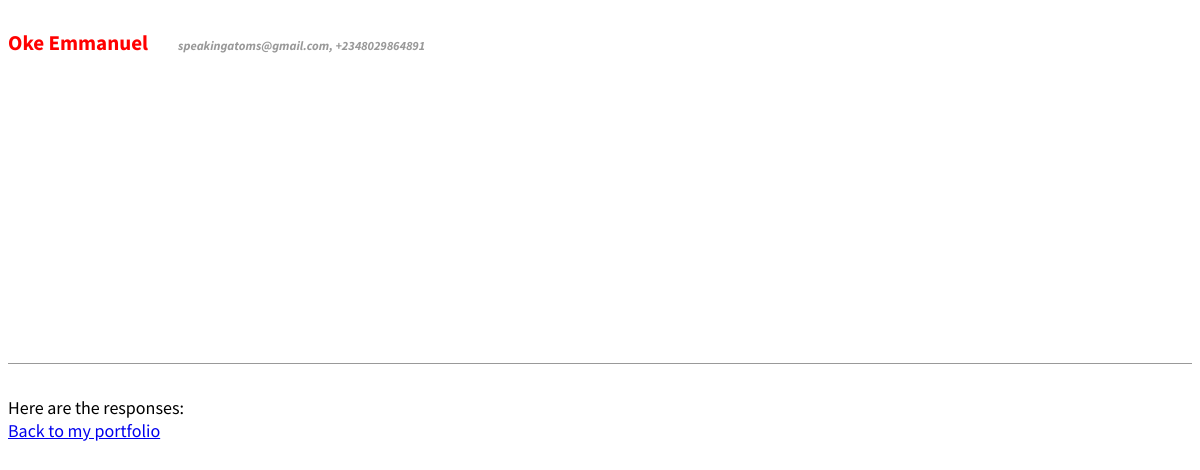
/responses/, run on an earlier commit of the app's database.
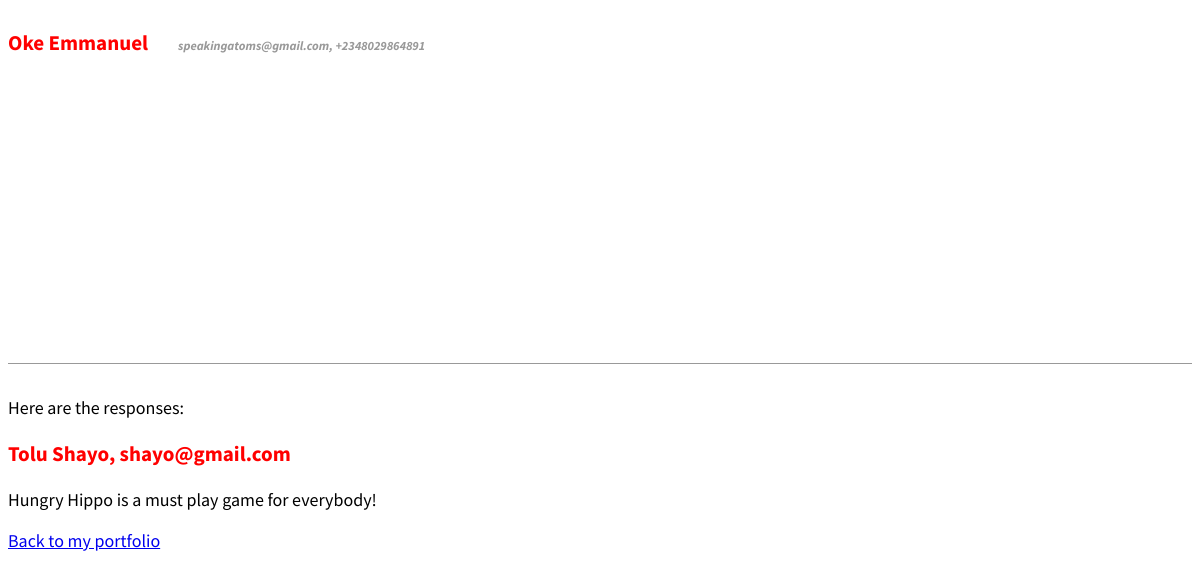
And on a later commit of the database.
### ResumePage/models.py (models this page shows, shortened)
class Contact(models.Model):
    name = models.CharField(max_length=30, null=False, default="")
    email= models.EmailField(max_length=50, null=True, default="")
    message = models.CharField(max_length=400, null=True, default="")

### ResumePage/views.py (the view)
# urls.py: path('responses/', Responses.as_view(), name='responses'),
class Responses(View):
    def get (self, request, *args, **kwargs):
         responses = Contact.objects.all()
         context = {
            'response_list': responses,
         }
         return render (request, 'responses.html', context)

### templates/responses.html
{% extends 'base.html' %}
{% block content %}
<div>
    Here are the responses:
    {% for response in response_list %}
    <div class='post-entry'>
        <h3>{{response.name}}, {{response.email}}</h3>
        <p>{{response.message}}</p>
    </div>
    {% endfor %}
</div>
<a href="{% url 'index' %}"> Back to my portfolio</a>
{% endblock %}

### templates/base.html (shortened to what this page needs)
{% load static %}
<!DOCTYPE html>
<html lnag="en">
<head>
    <link rel='stylesheet' href="{% static 'css/base.css' %}"/>
</head>
<body>
   <header>
       <div style="display:flex; flex-direction: row;" class="nav-left">
            <h3 >Oke Emmanuel</h3> <p style="margin-top:30px; margin-left:30px; display:inline-flex; color:#999; font-style:italic; font-weight:bold; font-size:0.7em;">speakingatoms@gmail.com, +2348029864891</p>
       </div>
       <div  class="nav-right">
           <a href="https://hng.tech/"> <img style="height:30px;" src="https://hng.tech/img/brand-logo.png"></a>
       </div>
   </header>
    <div>
        {% block content %}
        {% endblock%}
    </div>
</body>
</html>

### static/css/base.css (style rules this page uses)
body { font-family: 'Source Sans Pro', sans; font-size: 18px; }
header { border-bottom: 1px solid #999; margin-bottom: 2rem; display: flex; }
header h3 { color: red; text-decoration: none; }
.nav-left { margin-right: auto; }
h3 { color: red; }
.nav-right { display: flex; padding-top: 20rem; }
img { height:50px; width:10px; }

What changed in the data, as far as the page shows it:
added Contact: name "Tolu Shayo", email "shayo@gmail.com", message "Hungry Hippo is a must play game for everybody!"
